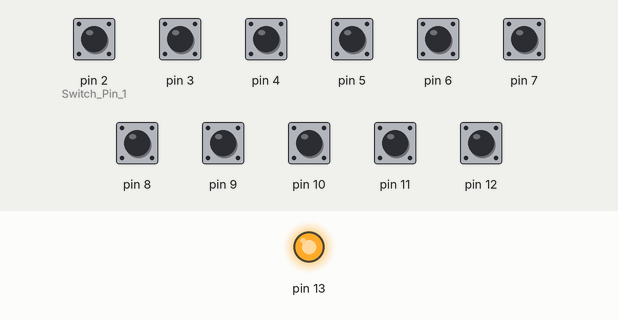
Simulated run of this sketch. Board: Arduino Uno, built with avr-gcc and run on an emulated ATmega328P. Parts: output pins drawn as LEDs (lit = HIGH). The test bench sets the inputs (shaded band); at power-on: pin 2 (Switch_Pin_1), pin 3–12 HIGH.

Above: at 0.3 s.
Timing chart, 0 to 1.8 s (numbered marks = the images above):
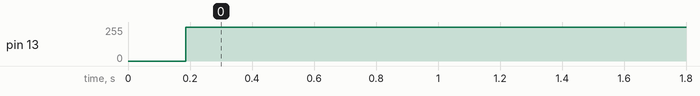

The sketch:

three.ino
```cpp
#include <Wire.h>

// THis code is from arduinos debounce example
const int Switch_Pin_1 = 2;    // the number of the pushbutton pin
int buttonPin[15];
int buttonState[15];
int lastButtonState[15];
unsigned long lastDebounceTime[15];
unsigned long debounceDelay = 30;
int SOLVED;
int switchIterator;
int mainIterator;

void setup() {
   Serial.begin(9600);
    //WIRE SETUP ....................................................
  Wire.begin(2);                // join i2c bus with address #3
  //Wire.onReceive(receiveEvent); // register event
  Wire.onRequest(requestEvent); // Request attention of master node
  mainIterator = 0;
  switchIterator = 0;
  SOLVED = 0;
  for(int i = 2; i < 13; i++){
    buttonPin[i] = i;
    buttonState[i] = LOW;
    lastButtonState[i] = LOW;
    lastDebounceTime[i] = 0;
    pinMode(buttonPin[i], INPUT_PULLUP);
  }

    pinMode(13, OUTPUT);
  digitalWrite(13, 0); // low


}

void loop() {
  //+++++++++++++++++++++++++++++++ Switch 1++++++++++++++
// read the state of the switch into a local variable:
for(int i = 2; i < 13; i++){
  if(i == mainIterator){
    int reading = digitalRead(buttonPin[i]);
    // check to see if you just pressed the button
  // (i.e. the input went from LOW to HIGH), and you've waited long enough
  // since the last press to ignore any noise:

  // If the switch changed, due to noise or pressing:
  if (reading != lastButtonState[i]) {
    // reset the debouncing timer
    lastDebounceTime[i] = millis();
  }

  if ((millis() - lastDebounceTime[i]) > debounceDelay) {
    // whatever the reading is at, it's been there for longer than the debounce
    // delay, so take it as the actual current state:

    if (reading != buttonState[i]) {
      buttonState[i] = reading;
      if (buttonState[i] == 0 || buttonState[i] == 1) {
        // Serial.println("state changed ");
         SOLVED = 1;
         switchIterator = i;
         if(digitalRead(13) == HIGH){
        digitalWrite(13, LOW); // Toggle linear actuator
      }else{
        digitalWrite(13,HIGH);
      }
        // Serial.println(buttonState[i]);
      }
    }
  }
  // save the reading. Next time through the loop, it'll be the lastButtonState:
  lastButtonState[i] = reading;
  }
}
  mainIterator++;
  if(mainIterator >= 13 ){
    mainIterator = 0;
  }

//+++++++++++++++++++++++++++++++++++++++++++++++++++++++++++
}
// SEND DATA TO MASTER WHEN POLLED ***********************************************************
void requestEvent(){
  if(SOLVED == 1){
    // int l = switchIterator;
     //Serial.println(l);
     //Wire.write(2);
     Wire.write(switchIterator);  // send off the data to the master.
     //Serial.println("DATA sent to MASTER:");
     SOLVED = 0;
     //delay(20);
  }
}
```

Measured:
- by itself, pin 13: 0/255 → 255/255 at 0.19 s
